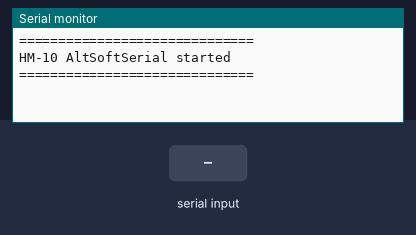
A sketch run on a simulated Arduino Uno, built with avr-gcc and run on an emulated ATmega328P. On the bench: the last lines printed to the serial monitor. The test bench sets the inputs (shaded band).

Above: at 1.2 s.
1.3 s: "1\n" received over Serial
At 2.5 s:
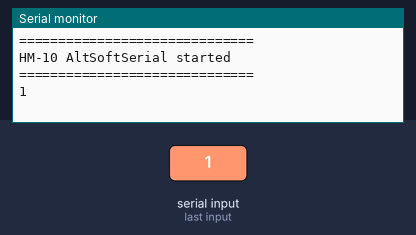
2.8 s: byte 10 ('\n') received over Serial
At 3.7 s:
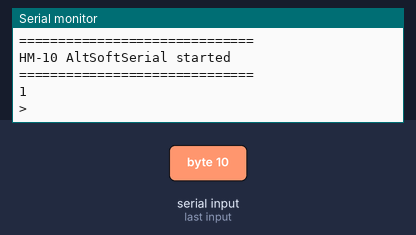
4.3 s: "0\n" received over the second serial link
At 4.7 s:
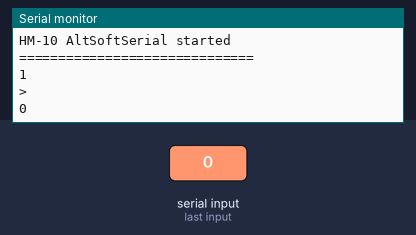
5.8 s: "0\n" received over Serial
At 7.0 s:
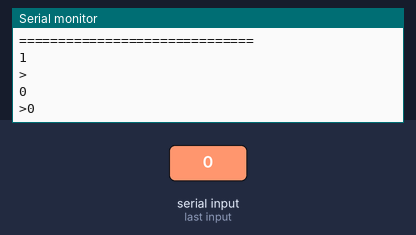
7.3 s: "2\n" received over the second serial link
At 8.2 s:
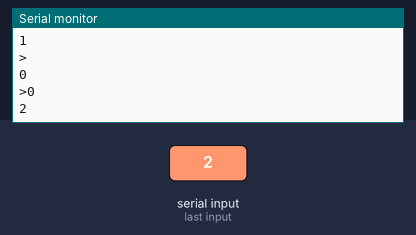

The sketch:

BLE_Test.ino
```cpp
// --------------------------------------------------------------------------------
// Master MAC Address: D8A98BC23C2F
// Slave MAC Address: 3403DE1C6DE5
// --------------------------------------------------------------------------------

// BT Library
#include <AltSoftSerial.h>
AltSoftSerial hm10; // create the AltSoftSerial connection for the HM10

// Global Variables
char c = ' ';

// --------------------------------------------------------------------------------
// readBLE: read a single char from the HM-10 module and print to Serial
// --------------------------------------------------------------------------------
void readBLE() {
  c = hm10.read();
  Serial.print(c);
}

// --------------------------------------------------------------------------------
// writeBLE: write a single char from Serial to the HM-10 module
// --------------------------------------------------------------------------------
void writeBLE() {
  static bool newline = false;

  c = Serial.read();

  // We cannot send newline to the HM-10 so we have to catch it
  if (c!='\n' & c!='\r')
    hm10.print(c);

  // Also print to Serial Monitor so we can see what we typed
  // If there is a new line character, print the ">" character
  if (newline) {
    Serial.print("\n>");
    newline = false;
  }
  Serial.print(c);
  if (c=='\n')
    newline = true;
}

// --------------------------------------------------------------------------------
// setup: executed once at startup or reset
// --------------------------------------------------------------------------------
void setup() {
  hm10.begin(9600);
  Serial.begin(9600);

  Serial.println("==============================");
  Serial.println("HM-10 AltSoftSerial started");
  Serial.println("==============================");
}

// --------------------------------------------------------------------------------
// loop: main code; executed in an infinite loop
// --------------------------------------------------------------------------------
void loop()
{
  // Read a char from the BLE module and send to the Serial Monitor
  if(hm10.available())
    readBLE();

  // Read from the Serial Monitor and send to the BLE module
  if(Serial.available())
    writeBLE();
}
```

Measured:
- after the input at 1.3 s, the serial monitor: prints a new line at once (image 1)
- after the input at 2.8 s, the serial monitor: prints a new line at once (image 2)
- after the input at 4.3 s, the serial monitor: prints a new line at once (image 3)
- after the input at 5.8 s, the serial monitor: prints a new line at once (image 4)
- after the input at 7.3 s, the serial monitor: prints a new line at once (image 5)
